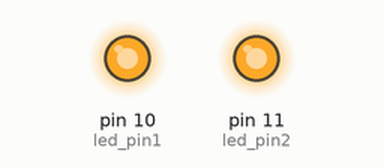
This sketch was run on a simulated Arduino Nano, built with avr-gcc and run on an emulated ATmega328P. Shown: output pins drawn as LEDs (lit = HIGH). What the sketch prints to the serial monitor is not drawn.

Above: at 0.05 s.
At 13.05 s:
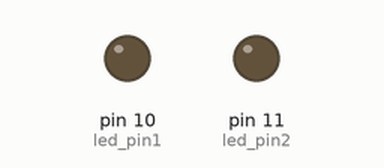
At 19.95 s:
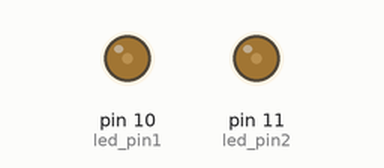
At 39.86 s:
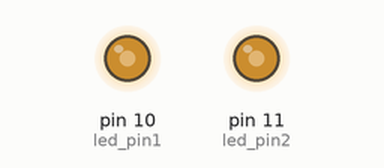
Timing chart, 0 to 40.0 s (numbered marks = the images above):
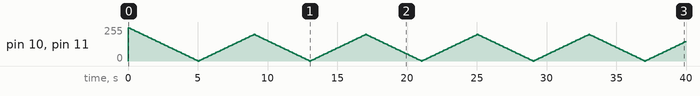

Measured:
- by itself, pin 10 (led_pin1), pin 11 (led_pin2): 0/255 → 250/255 at 0.00 s, → 245/255 0.10 s later, → 240/255 0.10 s later, → 235/255 0.10 s later, … (400 changes in this stretch)

The sketch:

LightDimming.ino
```cpp
// ----------------------------------------------------------------
// Arduino Nano Metro Simulator
// ----------------------------------------------------------------

int led_pin1 = 10;
int led_pin2 = 11;

float power = 255; // Start at full power (255 for PWM)

bool fadingOut = true;

void setup() {
  Serial.begin(9600);
  Serial.print("Program has begun.");
  pinMode(led_pin1, OUTPUT);
  pinMode(led_pin2, OUTPUT);
}

void loop() {

  // Gradually decrease the power but keep it within the range of 0 to 255

  if (power <= 0) { //add if statement as leds will go bonkers if power goes to negative
    fadingOut = false;
  }
  if (power >= 200)
  {
    fadingOut = true;
  }

  if (fadingOut)
  {
    power -= 5; // Reduce power
  }
  else
  {
    power += 5; //gradually increase power
  }

  activateLEDS(power); // Activate LEDs with power level

  delay(100);
}

void activateLEDS(float MyVolt)
{
  // Use analogWrite to control brightness (PWM, value between 0 and 255)
  analogWrite(led_pin1, MyVolt); //digitWrite can only take in HIGH or LOW
  analogWrite(led_pin2, MyVolt); //therefore the function analogWrite must be used
}
```
